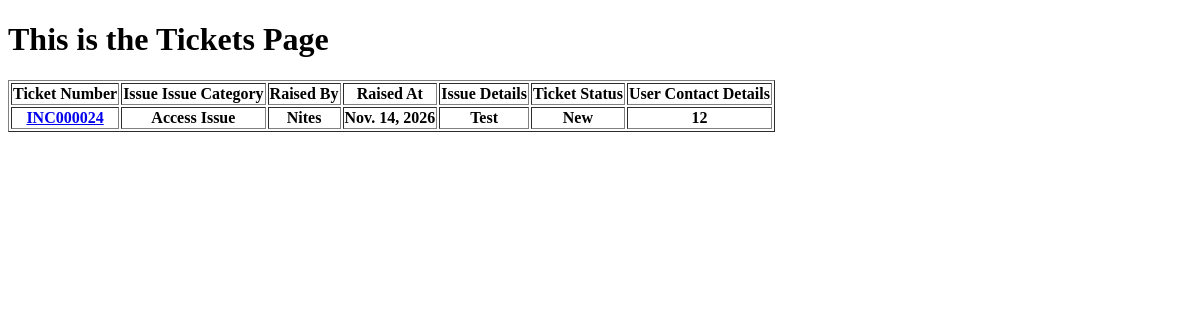
The page /Ticket_Analysis/list/ on the database as committed earlier.
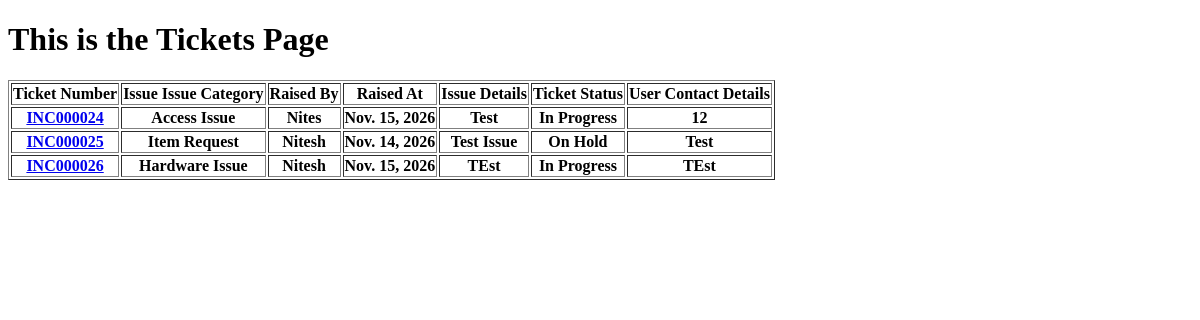
The same page on the database as committed later.
### Ticket_Creation/models.py (models this page shows, shortened)
class Ticket(models.Model):
    Issue_Type = [
        ("Access Issue", "Access Issue"),
        ("Item Request", "Item Request"),
        ("Hardware Issue", "Hardware Issue"),
        ("General Issue", "General Issue"),
    ]
    Status=[
        ("New","NEW"),
        ("Closed","CLOSED"),
        ("In Progress","IN_PROGRESS"),
        ("On Hold","ON_HOLD"),
        ("Resolved","RESOLVED")
    ]
    Ticket_Number = models.CharField(max_length=12,null=False,unique=True)
    Raised_By = models.CharField(max_length=30,null=False)
    Raised_At = models.DateField(auto_now=True) #
    Short_Description = models.TextField(max_length=30)
    Complete_Description = models.TextField(max_length=100)
    Ticket_Status = models.CharField(max_length=20,choices=Status,default="NEW")
    User_Contact = models.CharField(max_length=12)
    Issue_Category = models.CharField(max_length=20,choices=Issue_Type)
    Working_Notes = models.TextField()
    Resolution_Notes = models.TextField()

### Ticket_Analysis/views.py (the view)
# urls.py: path("list/",views.all_tickets,name="list"),
def all_tickets(request):
    tickets = Ticket.objects.filter(
        Ticket_Status__in=["New", "Closed", "In Progress", "On Hold"]
    )
    return render(
        request,
        "Ticket_Analysis/List_View.html",
        {"tickets": tickets},
    )

### templates/Ticket_Analysis/List_View.html (shortened to what this page needs)
<!DOCTYPE html>
<html lang="en">
<head>
</head>
<body>
    <h1>This is the Tickets Page</h1>
    {% if tickets %}
        <table border="solid">
            <thead>
                <tr>
                    <th>Ticket Number</th>
                    <th>Issue Issue Category</th>
                    <th>Raised By</th>
                    <th>Raised At</th>
                    <th>Issue Details</th>
                    <th>Ticket Status</th>
                    <th>User Contact Details</th>
                </tr>
            </thead>
            <tbody>
                {% for ticket in tickets %}
                <tr>
                    {% if ticket.Ticket_Number %}
                <th><a href="{% url 'detailed_view' ticket.Ticket_Number %}">{{ticket.Ticket_Number}}</a></th>
                {% else %}
                no ticket number
                {% endif %}
                <th>{{ticket.Issue_Category}}</th>
                <th>{{ticket.Raised_By}}</th>
                <th>{{ticket.Raised_At}}</th>
                <th>{{ticket.Short_Description}}</th>
                <th>{{ticket.Ticket_Status}}</th>
                <th>{{ticket.User_Contact}}</th>
                </tr>
                {% endfor %}
            </tbody>
        </table>
    {% else %}
        <h1>There are No Tickets Present in the System at the moment</h1>
    {%endif%}
</body>
</html>

Rows that differ between the two databases and show on the page:
changed Ticket "INC000024": Raised_At "Nov. 14, 2026" → "Nov. 15, 2026"; Ticket_Status "New" → "In Progress"
added Ticket: Ticket_Number "INC000025", Issue_Category "Item Request", Raised_By "Nitesh", Raised_At "Nov. 14, 2026", Short_Description "Test Issue", Ticket_Status "On Hold", User_Contact "Test"
added Ticket: Ticket_Number "INC000026", Issue_Category "Hardware Issue", Raised_By "Nitesh", Raised_At "Nov. 15, 2026", Short_Description "TEst", Ticket_Status "In Progress", User_Contact "TEst"
